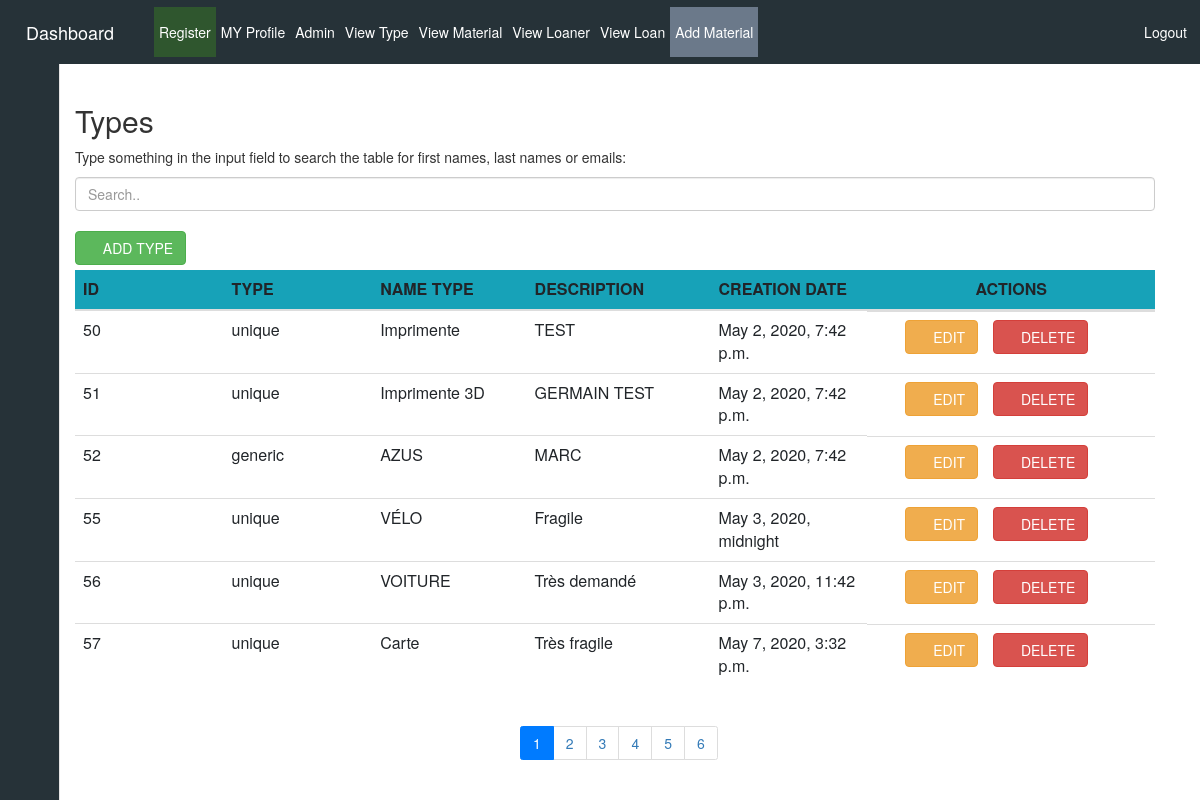
Before: /TypeView (signed in) with the older database file.
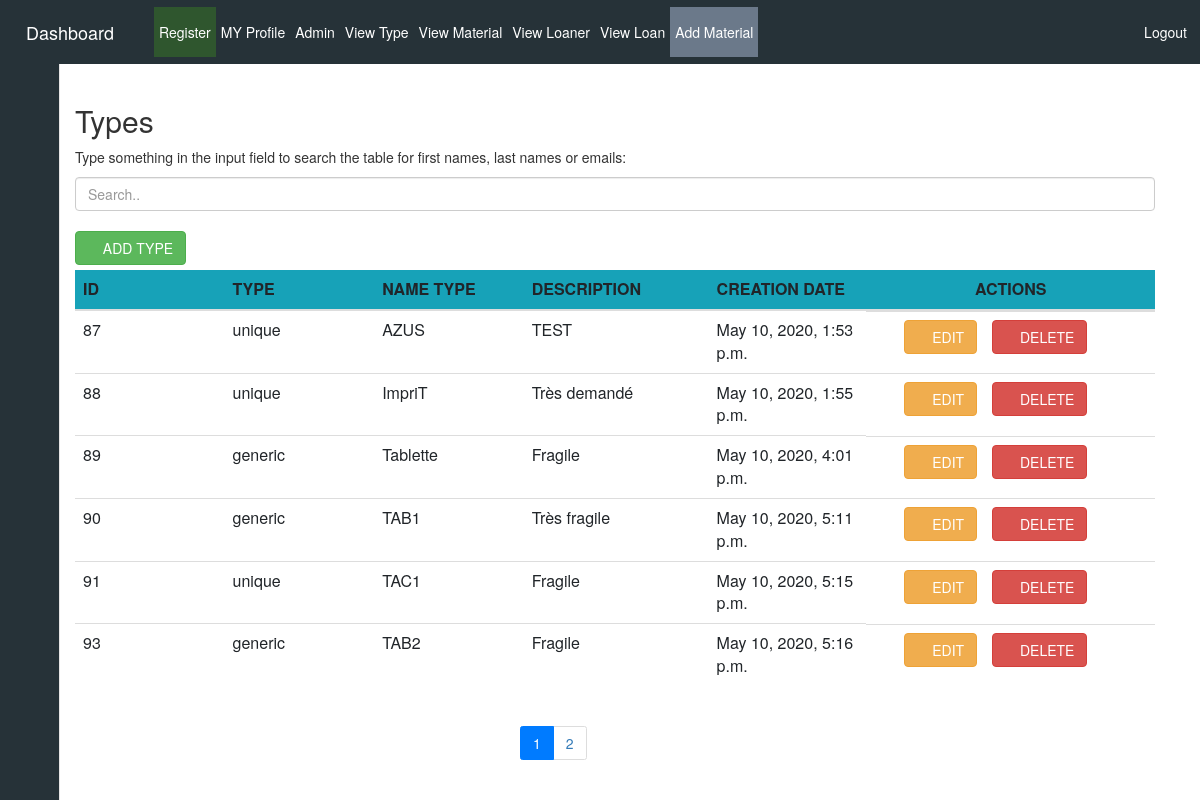
After: the same page with the newer database file.
### siteWeb/models.py (models this page shows, shortened)
class Type(models.Model):
    TYPE_GENERIC = 'generic'
    TYPE_UNIQUE = 'unique'
    TYPE_CHOICES = (
        (TYPE_GENERIC, 'generic'),
        (TYPE_UNIQUE, 'unique'),
    )
    material_type = models.CharField(max_length=250, choices=TYPE_CHOICES, default=TYPE_GENERIC)
    name_type = models.CharField(max_length=250)
    description = models.TextField(blank=True)
    creation_date_type = models.DateTimeField(auto_now_add=True)
    unavailable = models.BooleanField(default=False)

### siteWeb/crudAjaxTypeViews.py (the view)
# urls.py: path('TypeView', crudAjaxTypeViews.TypeView, name='TypeView'),
def TypeView(request):
    form = formType()
    type = Type.objects.all()
    paginator = Paginator(type, per_page=6)
    page_number = request.GET.get('page', 1)
    page_obj = paginator.get_page(page_number)
    return render(request, 'siteWeb/type/ajaxCrudType.html', {"form": form, "types": page_obj.object_list, 'paginator': paginator, 'page_number': int(page_number)})

### siteWeb/forms.py
class formType(forms.ModelForm):
    class Meta:
        model = Type
        exclude = ['creation_date_type']

### siteWeb/templates/siteWeb/type/ajaxCrudType.html (shortened to what this page needs)
{% include "siteWeb/includes/dashboard.html" %}
{% load crispy_forms_tags %}
{% load static %}
{% block content %}
<head>
</head>
<div class="container">
    {% if user.is_authenticated %}
    <div class="container">
        <div class="container-fluid">
            <h2>Types</h2>
            <p>Type something in the input field to search the table for first names, last names or emails:</p>
            <input class="form-control" id="myInput" type="text" placeholder="Search..">
            <br>
            <button class="btn btn-success add-form offset-12">
                <span><i class="fas fa-plus"></i> ADD TYPE</span>
            </button>
        </div>
        <div class="table-responsive table-body">
            <table id="typeTable" class="table container-fluid table-responsive mt-2">
                <thead class="bg-info">
                    <th scope="row" class="col-md-1">ID</th>
                    <th scope="col" class="col-md-1">TYPE</th>
                    <th scope="col" class="col-md-1">NAME TYPE</th>
                    <th scope="col" class="col-md-1">DESCRIPTION</th>
                    <th scope="col" class="col-md-1">CREATION DATE</th>
                    <th scope="col" class="col-md-1 text-center">ACTIONS</th>
                </thead>
                <tbody id="myTable">
                    {% for type in types %}
                    <tr id="type-{{type.id}}">
                        <td>{{type.id}}</td>
                        <td class="typeMaterial_type typeData" name="material_type">{{type.material_type}}</td>
                        <td class="typeName_type typeData" name="name_type">{{type.name_type}}</td>
                        <td class="typeDescription typeData" name="description">{{type.description}}</td>
                        <td class="typeCreation_date typeData" name="creation_date">{{type.creation_date_type}}</td>
                        <td class="d-flex">
                            <button class="btn btn-warning edit-form ml-5 mr-2" onClick="editType({{type.id}})">
                                <span><i class="far fa-edit"></i></span> EDIT
                            </button>
                            <button class="btn btn-danger ml-3" onClick="deleteType({{type.id}})">
                                <span><i class="far fa-trash-alt"></i></span> DELETE
                            </button>
                        </td>
                    </tr>
                    {% endfor %}
                </tbody>
            </table>
        </div>
        <div class="row">
            <div class="offset-5">
                <ul class="pagination">
                    {% for i in paginator.page_range %}
                    <li class="page-item {% if i == page_number %} active {% endif %}">
                        <a class="page-link"  href="?page={{ i }}">{{ i }}</a>
                    </li>
                    {% endfor %}
                </ul>
            </div>
        </div>
    </div>
    {% else %}
    <center><p> No Permittion. If you have an account, <a href="/accounts/login">login.</a></p></center>
    {% endif %}
</div>
{% endblock %}

Changed rows visible on the page:
removed Type: id "50", material_type "unique", name_type "Imprimente", description "TEST", creation_date_type "May 2, 2020, 7:42 p.m."
removed Type: id "51", material_type "unique", name_type "Imprimente 3D", description "GERMAIN TEST", creation_date_type "May 2, 2020, 7:42 p.m."
removed Type: id "52", material_type "generic", name_type "AZUS", description "MARC", creation_date_type "May 2, 2020, 7:42 p.m."
removed Type: id "55", material_type "unique", name_type "VÉLO", description "Fragile", creation_date_type "May 3, 2020, midnight"
removed Type: id "56", material_type "unique", name_type "VOITURE", description "Très demandé", creation_date_type "May 3, 2020, 11:42 p.m."
removed Type: id "57", material_type "unique", name_type "Carte", description "Très fragile", creation_date_type "May 7, 2020, 3:32 p.m."
added Type: id "87", material_type "unique", name_type "AZUS", description "TEST", creation_date_type "May 10, 2020, 1:53 p.m."
added Type: id "88", material_type "unique", name_type "ImpriT", description "Très demandé", creation_date_type "May 10, 2020, 1:55 p.m."
added Type: id "89", material_type "generic", name_type "Tablette", description "Fragile", creation_date_type "May 10, 2020, 4:01 p.m."
added Type: id "90", material_type "generic", name_type "TAB1", description "Très fragile", creation_date_type "May 10, 2020, 5:11 p.m."
added Type: id "91", material_type "unique", name_type "TAC1", description "Fragile", creation_date_type "May 10, 2020, 5:15 p.m."
added Type: id "93", material_type "generic", name_type "TAB2", description "Fragile", creation_date_type "May 10, 2020, 5:16 p.m."
Other visible differences:
list line gone: "3"
list line gone: "4"
list line gone: "5"
list line gone: "6"
